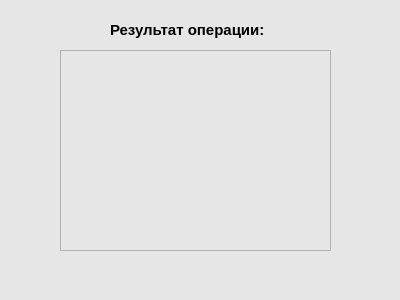
<?xml version="1.0" encoding="UTF-8"?>
<ui version="4.0">
 <class>Dialog</class>
 <widget class="QDialog" name="Dialog">
  <property name="geometry">
   <rect>
    <x>0</x>
    <y>0</y>
    <width>400</width>
    <height>300</height>
   </rect>
  </property>
  <property name="minimumSize">
   <size>
    <width>400</width>
    <height>300</height>
   </size>
  </property>
  <property name="maximumSize">
   <size>
    <width>400</width>
    <height>300</height>
   </size>
  </property>
  <property name="windowTitle">
   <string>Ошибка</string>
  </property>
  <property name="styleSheet">
   <string notr="true">background-color: rgb(230, 230, 230);</string>
  </property>
  <widget class="QLabel" name="title_A">
   <property name="geometry">
    <rect>
     <x>110</x>
     <y>20</y>
     <width>171</width>
     <height>20</height>
    </rect>
   </property>
   <property name="font">
    <font>
     <family>MS Shell Dlg 2</family>
     <pointsize>11</pointsize>
     <weight>75</weight>
     <bold>true</bold>
    </font>
   </property>
   <property name="text">
    <string>Результат операции:</string>
   </property>
  </widget>
  <widget class="QTableWidget" name="tableWidget">
   <property name="geometry">
    <rect>
     <x>60</x>
     <y>50</y>
     <width>271</width>
     <height>201</height>
    </rect>
   </property>
  </widget>
 </widget>
 <resources/>
 <connections/>
</ui>
